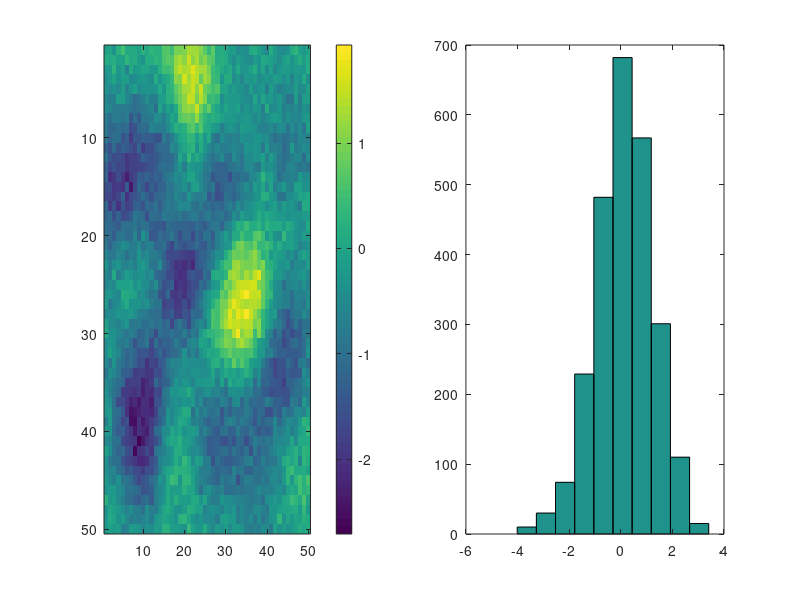

The MATLAB source for this figure:
pix = 50;
n_simu = 150;

Nn=50;
x = linspace(0,20,Nn);
y = linspace(0,20,Nn);
[lx,ly]=meshgrid(x,y);
locs = [reshape(lx,pix^2,1), reshape(ly,pix^2,1)];
lat = locs(:,1);
lon = locs(:,2);
dtemp = pdist2(locs, locs);

sig2_11 = 1; sig2_2_1 = 0.5; 
kappa_11 = 1; kappa_2_1 = 3; 
nu_11 = 1.5; nu_2_1 = 0.5;

% eta0: unit length for each dimension
eta0 = (20-0)/50;

% Note: diag(dtemp)=0, causing diag(C11)=diag(C_2_1)=0, need to adjust
dtemp_adj = dtemp;
for i=1:pix^2
    dtemp_adj(i,i) = 0.00001;   
end

% C11(s,u)
Bessel_11 = besselk(nu_11,kappa_11 .* dtemp_adj); 
C11 = sig2_11/( 2^(nu_11 - 1)*gamma(nu_11) ) .* ( kappa_11 .* dtemp_adj ).^nu_11 .* Bessel_11;

% C2|1(s,u)
Bessel_2_1 = besselk(nu_2_1,kappa_2_1 .* dtemp_adj);
C_2_1 = sig2_2_1/( 2^(nu_2_1 - 1)*gamma(nu_2_1) ) .* ( kappa_2_1 .* dtemp_adj ).^nu_2_1 .* Bessel_2_1;


Delta = [0 0]; r = 50; A = 0.1;
dtemp2 = pdist2(locs, locs+Delta);
dtemp_s_to_0 = pdist2(locs, zeros(2500,2));

% B matrix, in which each element is b(s,v)
B = zeros(pix^2, pix^2);
[locx, locy] = find(dtemp2 < r/20 | dtemp2 == r/20);
store = A .* ( 1.-( (dtemp_s_to_0 - dtemp2 )/r ).^2 ).^2;

for i = 1:size(locx)
    disp(i)
    B(locx(i), locy(i)) = store(locx(i), locy(i)) ;
end

% generate Y1
rng(1001)
Y1 = mvnrnd(zeros(pix^2,1), C11, n_simu )';
Y2 = B * Y1 .* (eta0^2);


mean(var(Y1))*0.05
mean(var(Y2))*0.05

rng(2002)
eps1 = mvnrnd(zeros(pix^2,1), 0.05*eye(pix^2), n_simu)';
eps2 = mvnrnd(zeros(pix^2,1), 0.04*eye(pix^2), n_simu)';

Y_simu = [Y2; Y1] + [eps2; eps1];

% plot data 
figure(195);
for indii=1:100
    disp(indii)
    title(['sample ' num2str(indii)]);
    subplot(1,2,1)
    imagesc(reshape(Y_simu( 1:pix^2 ,indii),pix,pix));
    colorbar;
    subplot(1,2,2)
    imagesc(reshape(Y_simu( (pix^2+1):end ,indii),pix,pix)); 
    colorbar;
    title(['sample ' num2str(indii)]);
    
    pause(1);
end

save Y_simu.mat Y_simu

hist(Y_simu(1:2500,1))
hist(Y_simu(2501:end,1))
mean(Y_simu(1:2500,1))
mean(Y_simu(2501:end,1))
